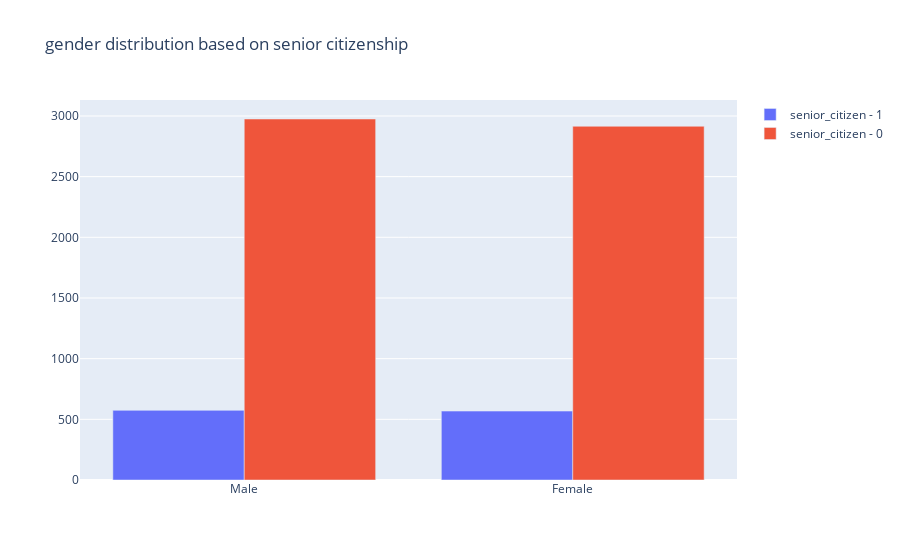

Notebook source saved alongside this figure:
### Code cell
fig = go.Figure(
    [go.Bar(name = "senior_citizen - 1", x = data[data["SeniorCitizen"] == 1].gender.value_counts().index.tolist(),
            y = data[data["SeniorCitizen"] == 1].gender.value_counts().values.tolist()),
     go.Bar(name = "senior_citizen - 0", x = data[data["SeniorCitizen"] == 0].gender.value_counts().index.tolist(),
            y = data[data["SeniorCitizen"] == 0].gender.value_counts().values.tolist())]
)
fig.update_layout(barmode = "group",title = "gender distribution based on senior citizenship")

### Figure 1 — Plotly figure (JSON) as saved in the notebook; plotly's stock layout.template omitted (floating-point values rounded to 4 significant figures)
{"data": [{"name": "senior_citizen - 1", "type": "bar", "x": ["Male", "Female"], "y": [574, 568]}, {"name": "senior_citizen - 0", "type": "bar", "x": ["Male", "Female"], "y": [2975, 2915]}], "layout": {"barmode": "group", "title": {"text": "gender distribution based on senior citizenship"}}}
